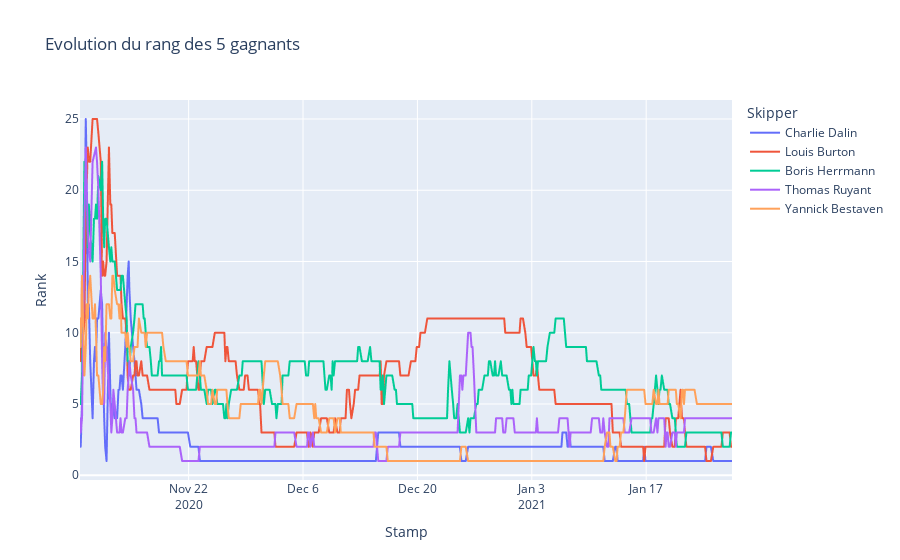

Notebook code cell kept with this figure:
### Code cell
sk = Merged.loc[Merged['Skipper'] == Skippers[0]]
for skipper in Skippers[1:]:
    sk2 = Merged.loc[Merged['Skipper'] == skipper]
    sk = sk.append(sk2)
px.line(data_frame = sk, x = sk.index, y = 'Rank', color='Skipper', title="Evolution du rang des 5 gagnants")

### Figure 1 — Plotly figure (JSON) as saved in the notebook; plotly's stock layout.template omitted (floating-point values rounded to 4 significant figures; data arrays with more than 128 entries replaced by an {"elided": "..."} marker saying what was removed)
{"data": [{"hovertemplate": "Skipper=Charlie Dalin<br>Stamp=%{x}<br>Rank=%{y}<extra></extra>", "legendgroup": "Charlie Dalin", "line": {"color": "#636efa", "dash": "solid"}, "marker": {"symbol": "circle"}, "mode": "lines", "name": "Charlie Dalin", "showlegend": true, "type": "scattergl", "x": {"elided": "481 str values"}, "xaxis": "x", "y": {"elided": "481 int values"}, "yaxis": "y"}, {"hovertemplate": "Skipper=Louis Burton<br>Stamp=%{x}<br>Rank=%{y}<extra></extra>", "legendgroup": "Louis Burton", "line": {"color": "#EF553B", "dash": "solid"}, "marker": {"symbol": "circle"}, "mode": "lines", "name": "Louis Burton", "showlegend": true, "type": "scattergl", "x": {"elided": "477 str values"}, "xaxis": "x", "y": {"elided": "477 int values"}, "yaxis": "y"}, {"hovertemplate": "Skipper=Boris Herrmann<br>Stamp=%{x}<br>Rank=%{y}<extra></extra>", "legendgroup": "Boris Herrmann", "line": {"color": "#00cc96", "dash": "solid"}, "marker": {"symbol": "circle"}, "mode": "lines", "name": "Boris Herrmann", "showlegend": true, "type": "scattergl", "x": {"elided": "480 str values"}, "xaxis": "x", "y": {"elided": "480 int values"}, "yaxis": "y"}, {"hovertemplate": "Skipper=Thomas Ruyant<br>Stamp=%{x}<br>Rank=%{y}<extra></extra>", "legendgroup": "Thomas Ruyant", "line": {"color": "#ab63fa", "dash": "solid"}, "marker": {"symbol": "circle"}, "mode": "lines", "name": "Thomas Ruyant", "showlegend": true, "type": "scattergl", "x": {"elided": "478 str values"}, "xaxis": "x", "y": {"elided": "478 int values"}, "yaxis": "y"}, {"hovertemplate": "Skipper=Yannick Bestaven<br>Stamp=%{x}<br>Rank=%{y}<extra></extra>", "legendgroup": "Yannick Bestaven", "line": {"color": "#FFA15A", "dash": "solid"}, "marker": {"symbol": "circle"}, "mode": "lines", "name": "Yannick Bestaven", "showlegend": true, "type": "scattergl", "x": {"elided": "481 str values"}, "xaxis": "x", "y": {"elided": "481 int values"}, "yaxis": "y"}], "layout": {"autosize": true, "legend": {"title": {"text": "Skipper"}, "tracegroupgap": 0}, "title": {"text": "Evolution du rang des 5 gagnants"}, "xaxis": {"anchor": "y", "autorange": true, "domain": [0, 1], "range": ["2020-11-08 17:00", "2021-01-27 12:00"], "title": {"text": "Stamp"}, "type": "date"}, "yaxis": {"anchor": "x", "autorange": true, "domain": [0, 1], "range": [-0.3333, 26.33], "title": {"text": "Rank"}, "type": "linear"}}}
